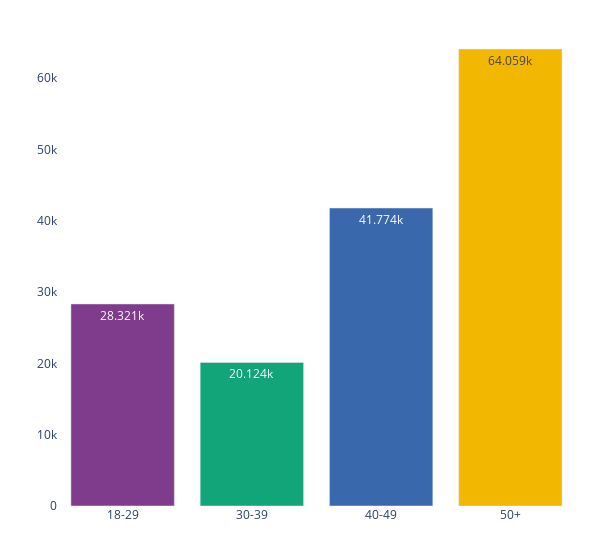

The cell this chart's notebook holds for it:
### Code cell
fig = px.bar(age, 
             x='Age', 
             y='Users',
             width=600,    
             color='Age',
             color_discrete_sequence=px.colors.qualitative.Bold,   
             text_auto=True)
fig.update_layout(
    showlegend=False,
    plot_bgcolor='white',
    margin=dict(l=25, r=25, t=25, b=25)    
    )
fig.update_xaxes(title_text=' ')  # Update x-axis title
fig.update_yaxes(title_text=' ')  # Update y-axis title


fig.show()

### Figure 1 — Plotly figure (JSON) as saved in the notebook; plotly's stock layout.template omitted (floating-point values rounded to 4 significant figures)
{"data": [{"alignmentgroup": "True", "hovertemplate": "Age=%{x}<br>Users=%{y}<extra></extra>", "legendgroup": "18-29", "marker": {"color": "rgb(127, 60, 141)", "pattern": {"shape": ""}}, "name": "18-29", "offsetgroup": "18-29", "orientation": "v", "showlegend": true, "textposition": "auto", "texttemplate": "%{y}", "type": "bar", "x": ["18-29"], "xaxis": "x", "y": [28321], "yaxis": "y"}, {"alignmentgroup": "True", "hovertemplate": "Age=%{x}<br>Users=%{y}<extra></extra>", "legendgroup": "30-39", "marker": {"color": "rgb(17, 165, 121)", "pattern": {"shape": ""}}, "name": "30-39", "offsetgroup": "30-39", "orientation": "v", "showlegend": true, "textposition": "auto", "texttemplate": "%{y}", "type": "bar", "x": ["30-39"], "xaxis": "x", "y": [20124], "yaxis": "y"}, {"alignmentgroup": "True", "hovertemplate": "Age=%{x}<br>Users=%{y}<extra></extra>", "legendgroup": "40-49", "marker": {"color": "rgb(57, 105, 172)", "pattern": {"shape": ""}}, "name": "40-49", "offsetgroup": "40-49", "orientation": "v", "showlegend": true, "textposition": "auto", "texttemplate": "%{y}", "type": "bar", "x": ["40-49"], "xaxis": "x", "y": [41774], "yaxis": "y"}, {"alignmentgroup": "True", "hovertemplate": "Age=%{x}<br>Users=%{y}<extra></extra>", "legendgroup": "50+", "marker": {"color": "rgb(242, 183, 1)", "pattern": {"shape": ""}}, "name": "50+", "offsetgroup": "50+", "orientation": "v", "showlegend": true, "textposition": "auto", "texttemplate": "%{y}", "type": "bar", "x": ["50+"], "xaxis": "x", "y": [64059], "yaxis": "y"}], "layout": {"barmode": "relative", "legend": {"title": {"text": "Age"}, "tracegroupgap": 0}, "margin": {"b": 25, "l": 25, "r": 25, "t": 25}, "plot_bgcolor": "white", "showlegend": false, "width": 600, "xaxis": {"anchor": "y", "categoryarray": ["18-29", "30-39", "40-49", "50+"], "categoryorder": "array", "domain": [0, 1], "title": {"text": " "}}, "yaxis": {"anchor": "x", "domain": [0, 1], "title": {"text": " "}}}}
